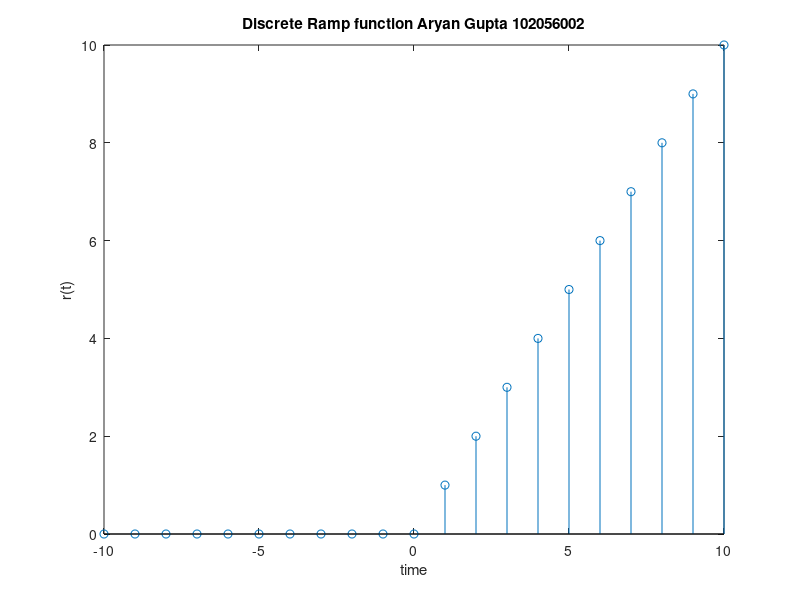

The MATLAB script that drew this image:
clc;
clear;
close all;
t1 = -10:1:0;
t2 = 1:1:10;
u1 = zeros(size(t1));
u2 = ones(size(t2));
t = [t1 t2];
u = [u1 u2];
ramp = t.*u;
stem(t,ramp);
xlabel('time');
ylabel('r(t)');
title('Discrete Ramp function Aryan Gupta 102056002')